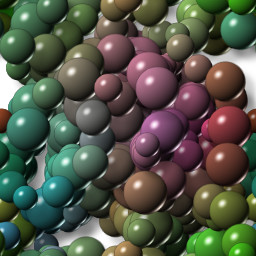
//> input picture filtragem_espacial2/tiltshift/image.jpg, 256 x 256 px
$ ./tiltshift image.jpg   (built with g++ and OpenCV 4)
//> lines starting //> are read from the running program, lines starting //| are printed output that depends on the picture
#include <opencv2/opencv.hpp>
#include <iostream>

// Variáveis para sliders (trackbars)
int alpha_slider = 50; // controla o decaimento
int region_slider = 50; // controla a posição da região focal
int height_slider = 50; // controla a altura da região focal

int alpha_slider_max = 100;
int region_slider_max = 100;
int height_slider_max = 100;

cv::Mat image, blurred, tiltshift_image;

// Função para calcular a máscara de ponderação usando tangente hiperbólica
cv::Mat calculateAlphaMask(int region_center, int height, int decay) {
    int rows = image.rows;
    int cols = image.cols;
    cv::Mat alpha_mask = cv::Mat(rows, cols, CV_32F);  // Único canal

    int l1 = region_center - height / 2;
    int l2 = region_center + height / 2;

    for (int y = 0; y < rows; y++) {
        float alpha_value = 0.5 * (std::tanh((y - l1) / (float)decay) - std::tanh((y - l2) / (float)decay));
        alpha_mask.row(y).setTo(alpha_value);
    }

    // A máscara permanece com 1 canal
    return alpha_mask;
}

// Função para aplicar o efeito tilt-shift
void applyTiltShift() {
    int region_center = (region_slider * image.rows) / region_slider_max;
    int height = (height_slider * image.rows) / height_slider_max;
    int decay = (alpha_slider * 20) / alpha_slider_max + 1;

    // Calcula o mapa de ponderação
    cv::Mat alpha_mask = calculateAlphaMask(region_center, height, decay);

    // Converte a máscara alpha para 3 canais
    cv::Mat alpha, inverted_alpha;
    cv::Mat alpha_rgb;
    cv::merge(std::vector<cv::Mat>{alpha_mask, alpha_mask, alpha_mask}, alpha_rgb);

    // Inverte a máscara para a região desfocada
    inverted_alpha = 1.0 - alpha_rgb;

    // Converte imagens para o tipo float
    cv::Mat image_float, blurred_float;
    image.convertTo(image_float, CV_32FC3, 1.0 / 255.0);

    // Aplica o filtro de média para criar a imagem borrada
    cv::Mat blurred_temp;
    int kernel_size = 15; // Tamanho do kernel do filtro de média
    cv::blur(image, blurred_temp, cv::Size(kernel_size, kernel_size));

    blurred_temp.convertTo(blurred_float, CV_32FC3, 1.0 / 255.0);

    // Multiplica as imagens pela máscara
    cv::Mat original_weighted, blurred_weighted;
    cv::multiply(image_float, alpha_rgb, original_weighted);
    cv::multiply(blurred_float, inverted_alpha, blurred_weighted);

    // Combina as imagens ponderadas
    cv::add(original_weighted, blurred_weighted, tiltshift_image);
    tiltshift_image.convertTo(tiltshift_image, CV_8UC3, 255.0);

    // Exibe a imagem resultante
    cv::imshow("Tilt-Shift Effect", tiltshift_image);
}

// Funções de callback para cada slider
void onAlphaChange(int, void*) {
    applyTiltShift();
}

void onRegionChange(int, void*) {
    applyTiltShift();
}

void onHeightChange(int, void*) {
    applyTiltShift();
}

int main(int argc, char** argv) {
    if (argc < 2) {
        std::cerr << "Uso: " << argv[0] << " <caminho_da_imagem>" << std::endl;
        return -1;
    }

    // Carrega a imagem de entrada
    image = cv::imread(argv[1]);
//> image is the input picture: 256 rows x 256 cols, CV_8UC3; mean B, G, R 71.6, 86.1, 82.2
    if (image.empty()) {
        std::cerr << "Erro ao carregar a imagem." << std::endl;
        return -1;
    }

    // Aplica o filtro de média na imagem
    int kernel_size = 15; // Tamanho do kernel do filtro de média
    cv::blur(image, blurred, cv::Size(kernel_size, kernel_size));
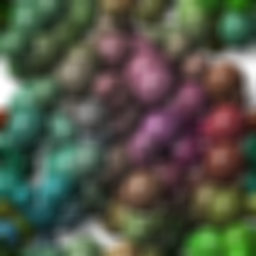
//> blurred: 256 rows x 256 cols, CV_8UC3; mean B, G, R 71.6, 86.1, 82.2

    cv::namedWindow("Tilt-Shift Effect", cv::WINDOW_AUTOSIZE);

    // Cria os sliders para ajustar o valor de alpha, a posição da região e a altura da região
    cv::createTrackbar("Decaimento", "Tilt-Shift Effect", &alpha_slider, alpha_slider_max, onAlphaChange);
    cv::createTrackbar("Posição Região", "Tilt-Shift Effect", &region_slider, region_slider_max, onRegionChange);
    cv::createTrackbar("Altura Região", "Tilt-Shift Effect", &height_slider, height_slider_max, onHeightChange);

    // Aplica o efeito tilt-shift com os valores padrão dos sliders
    applyTiltShift();
//> after the loop in calculateAlphaMask, `for (int y = 0; y < rows; y++)`:
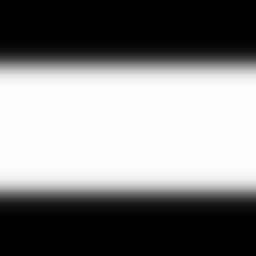
//> alpha_mask: 256 rows x 256 cols, CV_32FC1; min 8.85e-06, max 1, mean 0.5
//> in applyTiltShift, `cv::multiply(image_float, alpha_rgb, original_weighted);`:
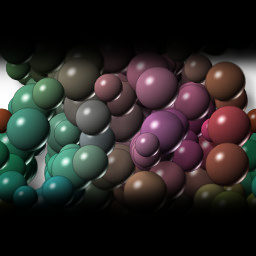
//> original_weighted: 256 rows x 256 cols, CV_32FC3; mean B, G, R 0.152, 0.159, 0.171
//> in applyTiltShift, `cv::multiply(blurred_float, inverted_alpha, blurred_weighted);`:
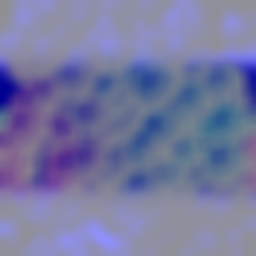
//> blurred_weighted: 256 rows x 256 cols, CV_32FC3; mean B, G, R 0.129, -0.159, -0.171; drawn with min black and max white
//> in applyTiltShift, `cv::add(original_weighted, blurred_weighted, tiltshift_image);`:
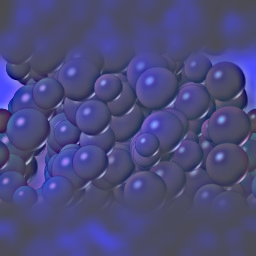
//> tiltshift_image: 256 rows x 256 cols, CV_32FC3; mean B, G, R 0.281, 6.47e-05, 0.000136; drawn with min black and max white
//> in applyTiltShift, `tiltshift_image.convertTo(tiltshift_image, CV_8UC3, 255.0);`:
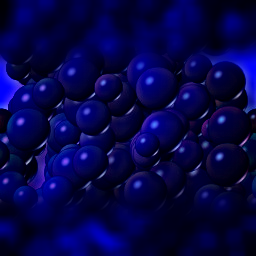
//> tiltshift_image: 256 rows x 256 cols, CV_8UC3; mean B, G, R 71.6, 4.2, 4.7

    // Espera até que o usuário pressione uma tecla e então salva a imagem
    cv::waitKey(0);

    cv::imwrite("tiltshift_result.jpg", tiltshift_image);
    std::cout << "Imagem tilt-shift salva como 'tiltshift_result.jpg'" << std::endl;

    return 0;
}
